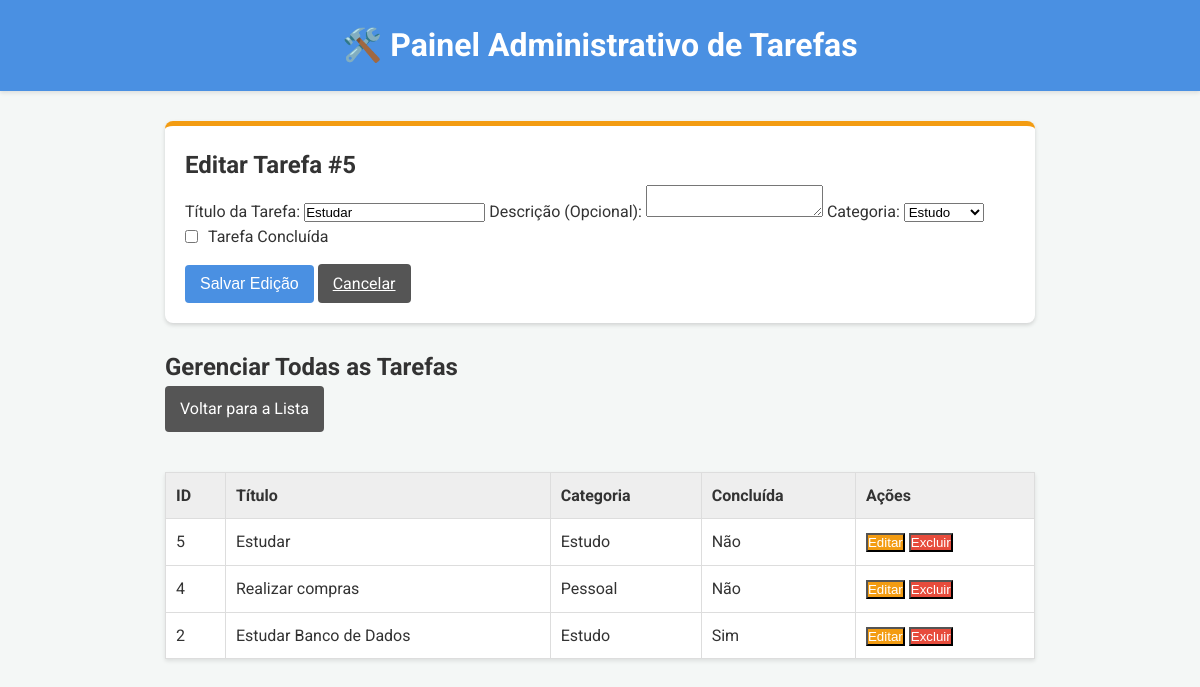
The page /admin/admin.php?editar_id=5 on the database its author committed.
### tables this page shows
CREATE TABLE `tarefas` (
  `id` int(11) NOT NULL,
  `titulo` varchar(255) NOT NULL,
  `descricao` text DEFAULT NULL,
  `data_criacao` datetime DEFAULT current_timestamp(),
  `concluida` tinyint(1) DEFAULT 0,
  `categoria_id` int(11) DEFAULT NULL
);

CREATE TABLE `categorias` (
  `id` int(11) NOT NULL,
  `nome` varchar(100) NOT NULL
);

### admin/admin.php (the view, shortened to what this page needs)
<?php
include '../includes/conexao.php';
$sql_tarefas = "SELECT t.id, t.titulo, t.descricao, t.concluida, c.nome as categoria_nome
                FROM tarefas t
                LEFT JOIN categorias c ON t.categoria_id = c.id
                ORDER BY t.data_criacao DESC";
$result_tarefas = $conn->query($sql_tarefas);
$sql_categorias = "SELECT id, nome FROM categorias ORDER BY nome ASC";
$tarefa_editar = null;
$categorias_edicao = [];
if (isset($_GET['editar_id'])) {
    $id_editar = (int)$_GET['editar_id'];
    $sql_edit = "SELECT id, titulo, descricao, concluida, categoria_id FROM tarefas WHERE id = $id_editar";
    $result_edit = $conn->query($sql_edit);
    if ($result_edit->num_rows > 0) {
        $tarefa_editar = $result_edit->fetch_assoc();
        $result_categorias_edicao = $conn->query($sql_categorias);
        while($cat = $result_categorias_edicao->fetch_assoc()) {
            $categorias_edicao[] = $cat;
        }
    }
}
?>
<!DOCTYPE html>
<html lang="pt-BR">
<head>
    <link rel="stylesheet" href="../css/style.css">
</head>
<body>
    <header>
        <h1>🛠️ Painel Administrativo de Tarefas</h1>
    </header>
    <main>
        <?php if ($tarefa_editar): ?>
            <div class="form-edicao">
                <h2>Editar Tarefa #<?php echo $tarefa_editar['id']; ?></h2>
                <form action="admin.php" method="POST">
                    <label for="titulo_edit">Título da Tarefa:</label>
                    <input type="text" id="titulo_edit" name="titulo" value="<?php echo htmlspecialchars($tarefa_editar['titulo']); ?>" required>
                    <label for="descricao_edit">Descrição (Opcional):</label>
                    <textarea id="descricao_edit" name="descricao"><?php echo htmlspecialchars($tarefa_editar['descricao']); ?></textarea>
                    <label for="categoria_id_edit">Categoria:</label>
                    <select id="categoria_id_edit" name="categoria_id">
                        <?php foreach($categorias_edicao as $cat): ?>
                            <option value="<?php echo $cat['id']; ?>" <?php echo $tarefa_editar['categoria_id'] == $cat['id'] ? 'selected' : ''; ?>>
                                <?php echo htmlspecialchars($cat['nome']); ?>
                            </option>
                        <?php endforeach; ?>
                    </select>
                    <label style="display: flex; align-items: center;">
                        <input type="checkbox" name="concluida" value="1" <?php echo $tarefa_editar['concluida'] ? 'checked' : ''; ?> style="margin-right: 10px; width: auto;">
                        Tarefa Concluída
                    </label>
                    <button type="submit" name="editar" class="btn-submit" style="margin-top: 15px;">Salvar Edição</button>
                    <a href="admin.php" class="btn-submit" style="background-color: #555;">Cancelar</a>
                </form>
            </div>
        <?php endif; ?>
        <h2>Gerenciar Todas as Tarefas</h2>
        <a href="../index.php" class="btn-admin" style="background-color: #555; margin-bottom: 20px;">Voltar para a Lista</a>
        <table class="tabela-admin">
            <thead>
                <tr>
                    <th>ID</th>
                    <th>Título</th>
                    <th>Categoria</th>
                    <th>Concluída</th>
                    <th>Ações</th>
                </tr>
            </thead>
            <tbody>
                <?php
                if ($result_tarefas->num_rows > 0):
                    while($tarefa = $result_tarefas->fetch_assoc()):
                ?>
                    <tr>
                        <td><?php echo $tarefa['id']; ?></td>
                        <td><?php echo htmlspecialchars($tarefa['titulo']); ?></td>
                        <td><?php echo htmlspecialchars($tarefa['categoria_nome'] ?? 'N/A'); ?></td>
                        <td><?php echo $tarefa['concluida'] ? 'Sim' : 'Não'; ?></td>
                        <td>
                            <a href="admin.php?editar_id=<?php echo $tarefa['id']; ?>"><button class="btn-editar">Editar</button></a>
                            <a href="admin.php?excluir_id=<?php echo $tarefa['id']; ?>" onclick="return confirm('ATENÇÃO: Deseja realmente excluir esta tarefa?');"><button class="btn-excluir">Excluir</button></a>
                        </td>
                    </tr>
                <?php
                    endwhile;
                else:
                ?>
                    <tr><td colspan="5">Nenhuma tarefa encontrada.</td></tr>
                <?php endif; ?>
            </tbody>
        </table>
    </main>
</body>
</html>

### css/style.css (style rules this page uses)
:root { --cor-primaria: #4A90E2; --cor-fundo: #f4f7f6; --cor-cartao: #ffffff; --cor-texto: #333; --sombra-leve: 0 2px 4px rgba(0, 0, 0, 0.1); }
* { box-sizing: border-box; margin: 0; padding: 0; }
body { font-family: 'Roboto', sans-serif; background-color: var(--cor-fundo); color: var(--cor-texto); line-height: 1.6; padding-bottom: 50px; }
header { background-color: var(--cor-primaria); color: var(--cor-cartao); padding: 20px 0; text-align: center; box-shadow: var(--sombra-leve); }
main { max-width: 900px; margin: 30px auto; padding: 0 15px; }
.btn-submit { background-color: var(--cor-primaria); color: var(--cor-cartao); padding: 10px 15px; border: none; border-radius: 4px; cursor: pointer; font-size: 16px; transition: background-color 0.3s; }
.btn-editar { background-color: #f39c12; color: white; }
.btn-excluir { background-color: #e74c3c; color: white; }
.btn-admin { background-color: #9b59b6; color: white; text-decoration: none; display: inline-block; padding: 10px 15px; border-radius: 4px; }

### admin/admin.php (style rules this page uses)
.tabela-admin { width: 100%; border-collapse: collapse; margin-top: 20px; background-color: white; box-shadow: 0 2px 4px rgba(0,0,0,0.1); }
.tabela-admin th, .tabela-admin td { border: 1px solid #ddd; padding: 10px; text-align: left; }
.tabela-admin th { background-color: #eee; font-weight: 700; }
.form-edicao { background-color: #fff; padding: 20px; margin-bottom: 25px; border-radius: 8px; box-shadow: 0 2px 4px rgba(0,0,0,0.15); border-top: 5px solid #f39c12; }

### rows shown on the page
tarefas: id "5", titulo "Estudar", categoria_id "Estudo", categoria.nome "Estudo", shows "Não"
tarefas: id "4", titulo "Realizar compras", categoria.nome "Pessoal", concluida "Não"
tarefas: id "2", titulo "Estudar Banco de Dados", categoria.nome "Estudo", concluida "Sim"
